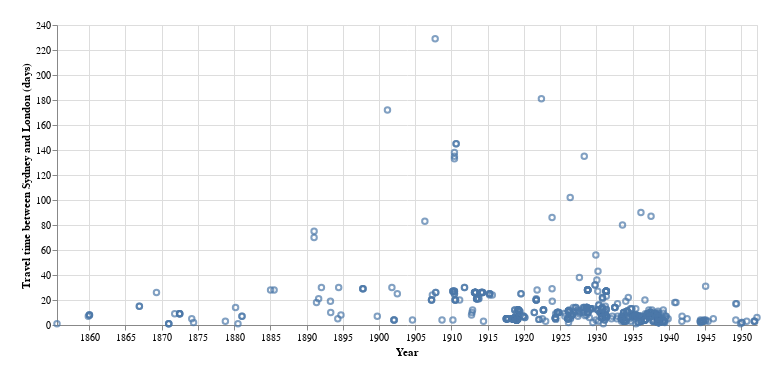

The notebook cell this image was saved under:
### Markdown cell above
## Visualise the data

Let's start by showing all the articles from the original dataset, without any manual checking.

### Code cell
alt.Chart(df).mark_point().encode(
    x=alt.X('date:T', axis=alt.Axis(title='Year', format='%Y')),
    y=alt.Y('days', axis=alt.Axis(title='Travel time between Sydney and London (days)')),
    tooltip=[alt.Tooltip('title', title='Title'), alt.Tooltip('date', title='Date'), alt.Tooltip('days', title='Number of days')]
).properties(width=700, padding=20)

### Figure 1 — Vega-Lite specification as saved in the notebook (floating-point values rounded to 4 significant figures; data arrays with more than 128 entries replaced by an {"elided": "..."} marker saying what was removed)
{"config": {"view": {"continuousWidth": 400, "continuousHeight": 300}}, "data": {"name": "data-552cb560328c04f51afc407cbab9b6ec"}, "mark": "point", "encoding": {"tooltip": [{"field": "title", "title": "Title", "type": "nominal"}, {"field": "date", "title": "Date", "type": "temporal"}, {"field": "days", "title": "Number of days", "type": "quantitative"}], "x": {"axis": {"format": "%Y", "title": "Year"}, "field": "date", "type": "temporal"}, "y": {"axis": {"title": "Travel time between Sydney and London (days)"}, "field": "days", "type": "quantitative"}}, "padding": 20, "width": 700, "$schema": "https://vega.github.io/schema/vega-lite/v4.17.0.json", "datasets": {"data-552cb560328c04f51afc407cbab9b6ec": {"elided": "1408 records"}}}
